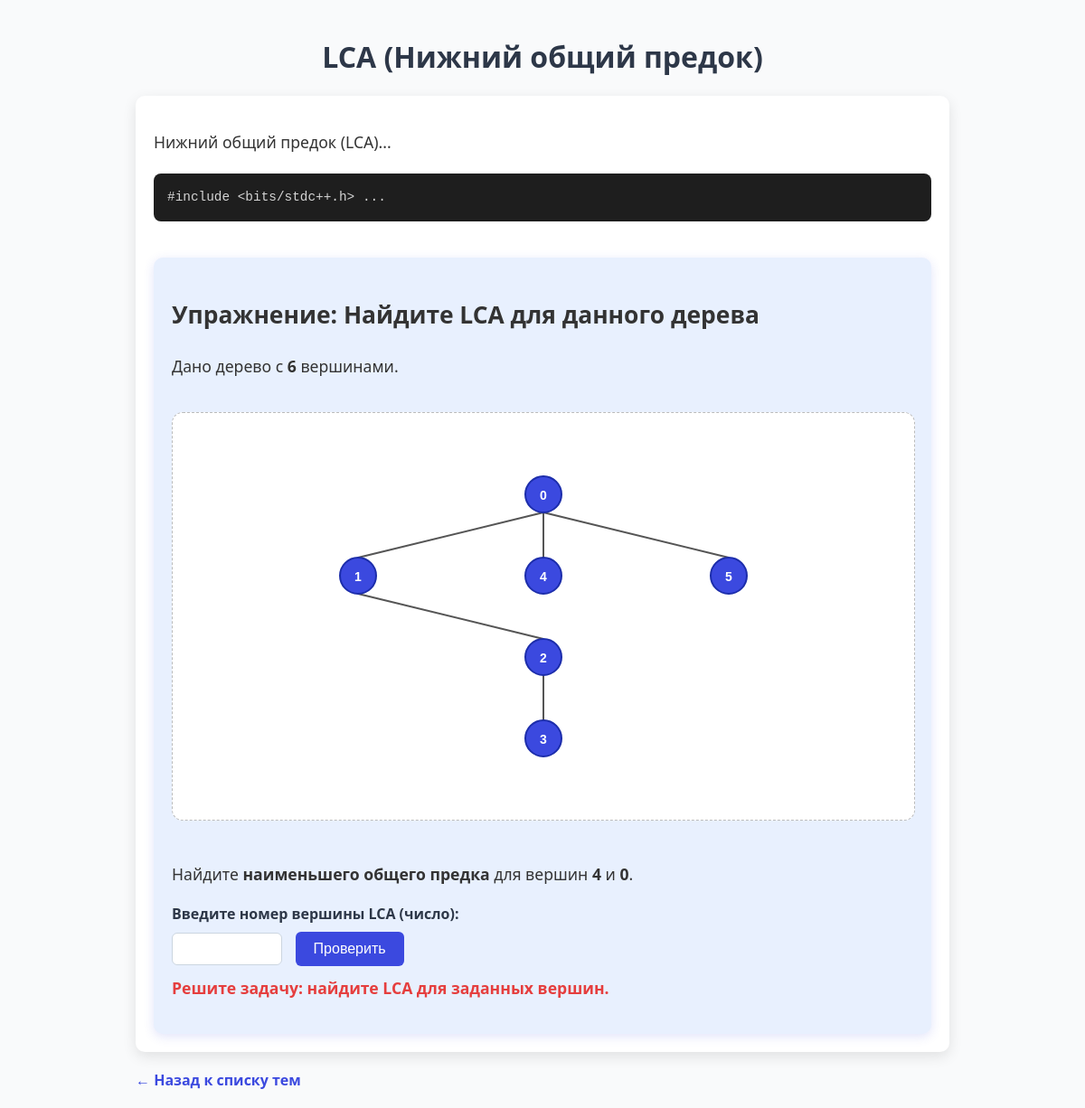
Page /topic/lca/ on the committed database.
### algosite/models.py (models this page shows, shortened)
class Topic(models.Model):
    slug = models.SlugField(max_length=100, unique=True)
    title = models.CharField(max_length=200)
    explanation = models.TextField()
    example_code = models.TextField()

### algosite/views.py (the view, shortened to what this page needs)
# urls.py: path('topic/<slug:topic_slug>/', views.topic_detail, name='topic_detail'),
def topic_detail(request, topic_slug):
    topic = get_object_or_404(Topic, slug=topic_slug)
    if topic_slug == 'lca':
        message = ''
        new_task = False
        if not request.session.get('lca_correct') or new_task:
            create_new_task(request.session)
            message = message or 'Решите задачу: найдите LCA для заданных вершин.'
        adj = request.session.get('lca_adj')
        n = request.session.get('lca_n')
        v1 = request.session.get('lca_v1')
        v2 = request.session.get('lca_v2')
        edges = request.session.get('lca_edges')
        levels = get_levels(adj, 0)
        context = {
            'topic': topic,
            'exercise': True,
            'v1': v1,
            'v2': v2,
            'message': message,
            'edges': edges,
            'num_vertices': n,
            'levels': levels,
        }
        return render(request, 'algosite/detail.html', context)
    else:
        return render(request, 'algosite/detail.html', {'topic': topic, 'exercise': False})

### algosite/views.py (called while the page is built)
def generate_random_tree(n):
    edges = []
    for i in range(1, n):
        parent = random.randint(0, i - 1)
        edges.append((parent, i))
    adj = [[] for _ in range(n)]
    for u, v in edges:
        adj[u].append(v)
        adj[v].append(u)
    return adj, edges

def dfs_lca(v, p, adj, up, depth):
    up[v][0] = p
    for i in range(1, LOG):
        if up[v][i - 1] != -1:
            up[v][i] = up[up[v][i - 1]][i - 1]
        else:
            up[v][i] = -1
    for u in adj[v]:
        if u != p:
            depth[u] = depth[v] + 1
            dfs_lca(u, v, adj, up, depth)

def lca_query(a, b, up, depth):
    if depth[a] < depth[b]:
        a, b = b, a
    diff = depth[a] - depth[b]
    for i in range(LOG):
        if diff & (1 << i):
            a = up[a][i]
    if a == b:
        return a
    for i in reversed(range(LOG)):
        if up[a][i] != -1 and up[a][i] != up[b][i]:
            a = up[a][i]
            b = up[b][i]
    return up[a][0]

def get_levels(adj, root=0):
    n = len(adj)
    levels = [-1]*n
    levels[root] = 0
    queue = deque([root])
    while queue:
        u = queue.popleft()
        for w in adj[u]:
            if levels[w] == -1:
                levels[w] = levels[u] + 1
                queue.append(w)
    return levels

def create_new_task(session):
    n = random.randint(4, 10)
    adj, edges = generate_random_tree(n)
    up = [[-1]*LOG for _ in range(n)]
    depth = [0]*n
    dfs_lca(0, -1, adj, up, depth)
    v1, v2 = random.sample(range(n), 2)
    correct = lca_query(v1, v2, up, depth)
    session['lca_n'] = n
    session['lca_adj'] = adj
    session['lca_edges'] = edges
    session['lca_v1'] = v1
    session['lca_v2'] = v2
    session['lca_correct'] = correct

### algosite/templates/algosite/detail.html (shortened to what this page needs)
<!DOCTYPE html>
<html lang="en">
<head>
</head>
<body>
  <h1>{{ topic.title }}</h1>
  <div class="content">
    <p>{{ topic.explanation|linebreaksbr }}</p>
    <pre>{{ topic.example_code }}</pre>
    {% if exercise %}
      <div class="exercise">
        <h2>Упражнение: Найдите LCA для данного дерева</h2>
        <p>Дано дерево с <strong>{{ num_vertices }}</strong> вершинами.</p>
        <svg id="graph"></svg>
        <p>Найдите <strong>наименьшего общего предка</strong> для вершин <strong>{{ v1 }}</strong> и <strong>{{ v2 }}</strong>.</p>
        <form method="post" novalidate>
          <label for="answer">Введите номер вершины LCA (число):</label>
          <input type="number" id="answer" name="answer" required min="0" max="{{ num_vertices|add:'-1' }}" autofocus autocomplete="off"/>
          <button type="submit">Проверить</button>
        </form>
        {% if message %}
        <p class="message">{{ message }}</p>
        {% endif %}
      </div>
    {% endif %}
  </div>
  <a href="{% url 'index' %}" class="back-link">&larr; Назад к списку тем</a>
</body>
</html>

### algosite/templates/algosite/detail.html (style rules this page uses)
body { font-family: 'Segoe UI', Tahoma, Geneva, Verdana, sans-serif; background: #f9fafb; margin: 0; padding: 20px; max-width: 900px; margin-left: auto; margin-right: auto; }
h1 { color: #2d3748; text-align: center; }
.content { margin-top: 20px; background: white; padding: 20px; border-radius: 10px; box-shadow: 0 5px 15px rgba(0,0,0,0.1); font-size: 1.1rem; line-height: 1.6; color: #333; }
pre { background: #1e1e1e; color: #d4d4d4; padding: 15px; border-radius: 8px; font-family: 'Source Code Pro', monospace; font-size: 0.9rem; overflow-x: auto; white-space: pre-wrap; word-break: break-word; margin-top: 20px; }
a.back-link { display: inline-block; margin-top: 20px; color: #3b49df; text-decoration: none; font-weight: 600; font-size: 1rem; }
.exercise { margin-top: 40px; padding: 20px; background: #e8f0fe; border-radius: 10px; box-shadow: 0 3px 12px rgba(59, 73, 223, 0.15); }
.exercise label { font-weight: 600; display: block; margin-bottom: 6px; font-size: 1rem; color: #2d3748; }
.exercise input[type="number"] { padding: 8px 10px; font-size: 1rem; border: 1px solid #cbd5e0; border-radius: 6px; width: 100px; margin-right: 10px; }
.exercise button { background-color: #3b49df; color: white; border: none; padding: 10px 20px; font-size: 1rem; border-radius: 6px; cursor: pointer; transition: background-color 0.3s ease; }
.message { margin-top: 10px; font-weight: 600; color: #e53e3e; }
#graph { margin: 20px auto; width: 100%; max-width: 900px; height: 450px; border: 1px dashed #bbb; background: white; border-radius: 12px; overflow: visible; }

### rows in the picture
Topic: title "LCA (Нижний общий предок)", explanation "Нижний общий предок (LCA)...", example_code "#include <bits/stdc++.h> ..."

### other values in the picture
{{ num_vertices }} "6"
{{ v1 }} "4"
{{ v2 }} "0"
{{ message }} "Решите задачу: найдите LCA для заданных вершин."
